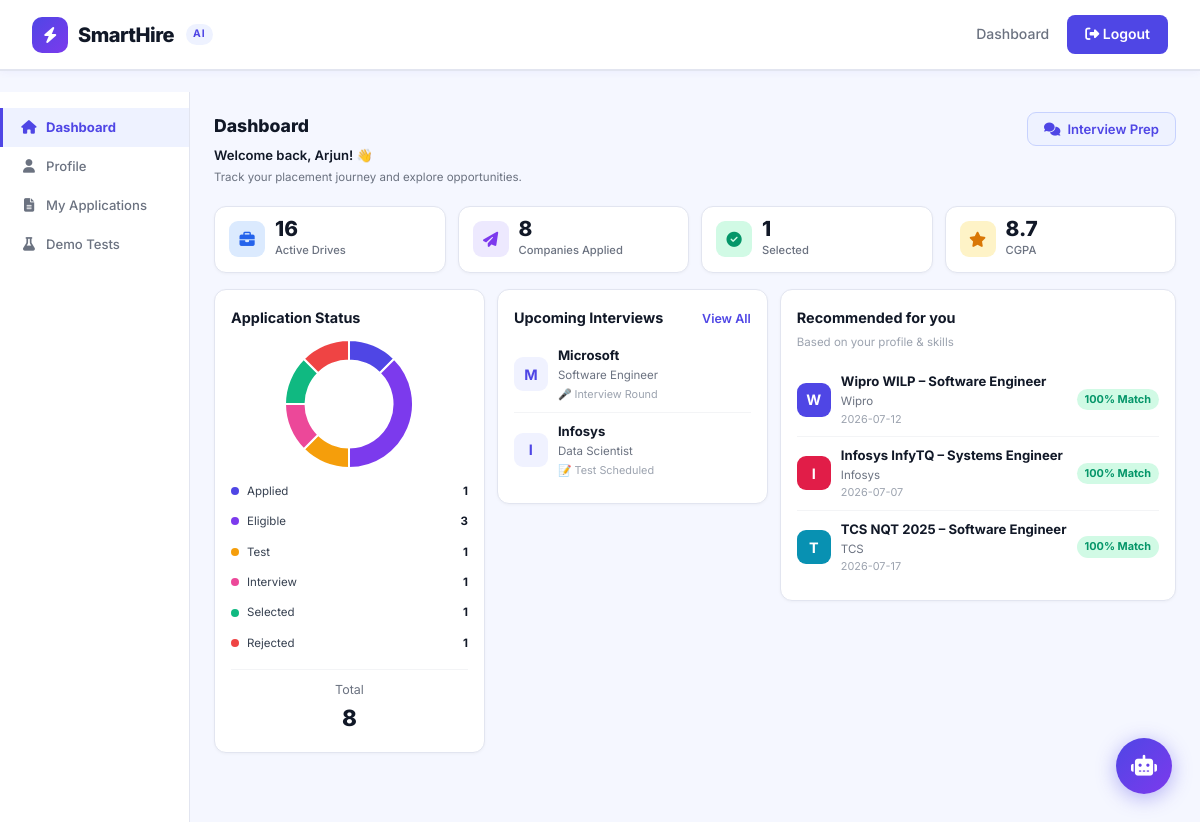
/student (signed in), run on the app's committed database.
### tables this page shows
CREATE TABLE students (
        id INTEGER PRIMARY KEY AUTOINCREMENT,
        name TEXT, email TEXT UNIQUE, pwd TEXT,
        phone TEXT, dob TEXT, branch TEXT, degree TEXT,
        year INTEGER, cgpa REAL DEFAULT 0,
        p12 REAL DEFAULT 0, p10 REAL DEFAULT 0,
        skills TEXT DEFAULT '', bio TEXT DEFAULT '',
        created TEXT DEFAULT CURRENT_TIMESTAMP
    , gender TEXT DEFAULT '', location TEXT DEFAULT '', photo TEXT DEFAULT '', resume TEXT DEFAULT '', resume_uploaded_on TEXT DEFAULT '');

CREATE TABLE applications (
        id INTEGER PRIMARY KEY AUTOINCREMENT,
        student_id INTEGER, drive_id INTEGER,
        status TEXT DEFAULT 'applied',
        ai_score REAL DEFAULT 0,
        applied_on TEXT DEFAULT CURRENT_TIMESTAMP,
        UNIQUE(student_id, drive_id)
    );

CREATE TABLE companies (
        id INTEGER PRIMARY KEY AUTOINCREMENT,
        name TEXT, email TEXT UNIQUE, pwd TEXT,
        phone TEXT, location TEXT, industry TEXT,
        website TEXT DEFAULT '', about TEXT DEFAULT '',
        created TEXT DEFAULT CURRENT_TIMESTAMP
    );

CREATE TABLE drives (
        id INTEGER PRIMARY KEY AUTOINCREMENT,
        company_id INTEGER, title TEXT, role TEXT,
        location TEXT, salary REAL, deadline TEXT,
        description TEXT DEFAULT '',
        req_cgpa REAL DEFAULT 0, req_degree TEXT DEFAULT '',
        req_skills TEXT DEFAULT '', req_year INTEGER DEFAULT 0,
        status TEXT DEFAULT 'active',
        created TEXT DEFAULT CURRENT_TIMESTAMP
    );

### app.py (the view)
@app.route("/student")
def student_dash():
    if session.get("role") != "student": return redirect(url_for("login"))
    db = get_db()
    student = db.execute("SELECT * FROM students WHERE id=?", (session["uid"],)).fetchone()
    drives_raw = db.execute("""
        SELECT d.*, c.name as company_name, c.industry,
               a.id as app_id, a.status as app_status, a.ai_score
        FROM drives d JOIN companies c ON d.company_id=c.id
        LEFT JOIN applications a ON a.drive_id=d.id AND a.student_id=?
        WHERE d.status='active' ORDER BY d.created DESC
    """, (session["uid"],)).fetchall()
    drives = []
    for d in drives_raw:
        row = dict(d)
        if row['app_id'] and row['ai_score']:
            row['computed_score'] = row['ai_score']
        else:
            row['computed_score'] = ai_match_score(student, d)
        drives.append(row)
    my_apps = db.execute("""
        SELECT a.*, d.title, d.role, d.salary, d.location as job_loc, c.name as company_name
        FROM applications a JOIN drives d ON a.drive_id=d.id
        JOIN companies c ON d.company_id=c.id
        WHERE a.student_id=? ORDER BY a.applied_on DESC
    """, (session["uid"],)).fetchall()
    unapplied   = [d for d in drives if not d["app_id"]]
    recommendations = []
    for d in unapplied:
        score = d["computed_score"]
        recommendations.append({"drive": d, "score": score})
    recommendations.sort(key=lambda x: x["score"], reverse=True)
    recommendations = recommendations[:3]
    recommendations = recommendations[:3]
    status_counts = {"applied": 0, "eligible": 0, "test": 0, "interview": 0, "selected": 0, "rejected": 0}
    for a in my_apps:
        s = a["status"]
        if s in status_counts:
            status_counts[s] += 1
    db.close()
    skills_list = [s.strip() for s in (student["skills"] or "").split(",") if s.strip()]
    return render_template("student_dash.html", student=student,
                           drives=drives, my_apps=my_apps, skills_list=skills_list,
                           recommendations=recommendations, status_counts=status_counts)

### templates/student_dash.html (shortened to what this page needs)
﻿{% extends "base.html" %}
{% block nav %}
  <a href="#" onclick="showSection('dashboard')" style="color:var(--muted);text-decoration:none;padding:7px 14px;border-radius:8px;font-size:0.875rem;font-weight:500;">Dashboard</a>
  <a href="/logout" class="btn-nav"><i class="fa-solid fa-right-from-bracket"></i> Logout</a>
{% endblock %}
{% block content %}
<div class="sd-shell">
  <nav class="sd-sidebar">
    <a class="nav-item active" id="nav-dashboard" onclick="showSection('dashboard')">
      <i class="fa-solid fa-house"></i> Dashboard
    </a>
    <a class="nav-item" id="nav-profile" onclick="showSection('profile')">
      <i class="fa-solid fa-user"></i> Profile
    </a>
    <a class="nav-item" id="nav-applications" onclick="showSection('applications')">
      <i class="fa-solid fa-file-lines"></i> My Applications
    </a>
    <a class="nav-item" id="nav-tests" onclick="showSection('tests')">
      <i class="fa-solid fa-flask"></i> Demo Tests
    </a>
  </nav>
  <div class="sd-main">
    <div class="sd-section active" id="section-dashboard">
      <div style="display:flex;align-items:flex-start;justify-content:space-between;margin-bottom:20px;">
        <div>
          <h1 style="font-size:1.1rem;font-weight:800;color:#111827;margin-bottom:4px;">Dashboard</h1>
          <p style="font-size:0.82rem;font-weight:600;color:#111827;margin-bottom:2px;">Welcome back, {{ student['name'].split()[0] }}! 👋</p>
          <p style="font-size:0.72rem;color:#6b7280;">Track your placement journey and explore opportunities.</p>
        </div>
        <button class="prep-btn" onclick="showSection('tests')">
          <i class="fa-solid fa-comments"></i> Interview Prep
        </button>
      </div>
      <div class="stats-row">
        <div class="s-card">
          <div class="s-icon" style="background:#dbeafe;color:#2563eb;"><i class="fa-solid fa-briefcase"></i></div>
          <div><div class="s-val">{{ drives|length }}</div><div class="s-lbl">Active Drives</div></div>
        </div>
        <div class="s-card">
          <div class="s-icon" style="background:#ede9fe;color:#7c3aed;"><i class="fa-solid fa-paper-plane"></i></div>
          <div><div class="s-val">{{ my_apps|length }}</div><div class="s-lbl">Companies Applied</div></div>
        </div>
        <div class="s-card">
          <div class="s-icon" style="background:#d1fae5;color:#059669;"><i class="fa-solid fa-circle-check"></i></div>
          <div><div class="s-val">{{ my_apps|selectattr('status','equalto','selected')|list|length }}</div><div class="s-lbl">Selected</div></div>
        </div>
        <div class="s-card">
          <div class="s-icon" style="background:#fef3c7;color:#d97706;"><i class="fa-solid fa-star"></i></div>
          <div><div class="s-val">{{ student['cgpa'] }}</div><div class="s-lbl">CGPA</div></div>
        </div>
      </div>
      <div class="dash-grid">
        <div class="panel">
          <div class="panel-title">Application Status</div>
          {% set total = status_counts.values()|sum %}
          {% if total > 0 %}
          <div style="display:flex;justify-content:center;margin:10px 0;">
            <div style="height:130px;position:relative;width:130px;">
              <canvas id="statusPie"></canvas>
            </div>
          </div>
          <div style="display:flex;flex-direction:column;gap:6px;margin-bottom:14px;">
            {% for label,color in [('applied','#4f46e5'),('eligible','#7c3aed'),('test','#f59e0b'),('interview','#ec4899'),('selected','#10b981'),('rejected','#ef4444')] %}
            {% if status_counts[label] > 0 %}
            <div class="legend-row">
              <div style="display:flex;align-items:center;gap:8px;">
                <span class="legend-dot" style="background:{{ color }};"></span>
                <span style="color:#374151;text-transform:capitalize;">{{ label|capitalize }}</span>
              </div>
              <span style="font-weight:700;color:#111827;">{{ status_counts[label] }}</span>
            </div>
            {% endif %}
            {% endfor %}
          </div>
          <div style="text-align:center;padding-top:10px;border-top:1px solid #f3f4f6;">
            <span style="font-size:0.78rem;color:#6b7280;">Total</span>
            <div style="font-size:1.4rem;font-weight:800;color:#111827;">{{ total }}</div>
          </div>
          {% else %}
          <div style="text-align:center;padding:40px 0;color:#9ca3af;">
            <i class="fa-solid fa-chart-pie" style="font-size:2rem;opacity:0.3;display:block;margin-bottom:10px;"></i>
            <p style="font-size:0.85rem;">Apply to drives to see your status chart.</p>
          </div>
          {% endif %}
        </div>
        <div class="panel">
          <div style="display:flex;align-items:center;justify-content:space-between;margin-bottom:4px;">
            <div class="panel-title">Upcoming Interviews</div>
            <a href="#" onclick="showSection('applications')" style="font-size:0.78rem;color:#4f46e5;font-weight:600;text-decoration:none;">View All</a>
          </div>
          {% set interview_apps = my_apps|selectattr('status','equalto','interview')|list + my_apps|selectattr('status','equalto','test')|list %}
          {% if interview_apps %}
          {% for a in interview_apps[:3] %}
          <div class="iv-item">
            <div class="iv-logo">{{ a['company_name'][0].upper() }}</div>
            <div>
              <div class="iv-name">{{ a['company_name'] }}</div>
              <div class="iv-role">{{ a['role'] }}</div>
              <div class="iv-date">
                {% if a['status'] == 'interview' %}🎤 Interview Round
                {% else %}📝 Test Scheduled{% endif %}
              </div>
            </div>
          </div>
          {% endfor %}
          {% endif %}
        </div>
        <div class="panel">
          <div class="panel-title">Recommended for you</div>
          <div class="panel-sub">Based on your profile &amp; skills</div>
          {% if recommendations %}
          {% set colors = ['#4f46e5','#e11d48','#0891b2','#059669','#d97706','#7c3aed'] %}
          {% for rec in recommendations %}
          {% set d = rec.drive %}
          {% set sc = rec.score %}
          <div class="rec-item">
            <div class="rec-logo" style="background:{{ colors[loop.index0 % colors|length] }};">
              {{ d['company_name'][0].upper() }}
            </div>
            <div style="flex:1;min-width:0;">
              <div class="rec-title" style="white-space:nowrap;overflow:hidden;text-overflow:ellipsis;">{{ d['title'] }}</div>
              <div class="rec-company">{{ d['company_name'] }}</div>
              <div class="rec-age">{{ d['deadline'] }}</div>
            </div>
            <span class="match-badge {% if sc>=70 %}match-high{% elif sc>=45 %}match-mid{% else %}match-low{% endif %}">
              {{ sc }}% Match
            </span>
          </div>
          {% endfor %}
          {% else %}
          <div style="text-align:center;padding:40px 0;color:#9ca3af;">
            <i class="fa-solid fa-wand-magic-sparkles" style="font-size:2rem;opacity:0.3;display:block;margin-bottom:10px;"></i>
            <p style="font-size:0.85rem;">No new recommendations right now.</p>
          </div>
          {% endif %}
        </div>
      </div>
    </div>
          {% set ns = namespace(cnt=0) %}
          {% for d in drives %}{% if not d['app_id'] %}{% set ns.cnt = ns.cnt + 1 %}{% endif %}{% endfor %}
        {% set iv_apps = my_apps|selectattr('status','equalto','interview')|list + my_apps|selectattr('status','equalto','test')|list %}
        {% set iv_apps = my_apps|selectattr('status','equalto','interview')|list + my_apps|selectattr('status','equalto','test')|list %}
        {% set offer_apps = my_apps|selectattr('status','equalto','selected')|list %}
          {% set logo_colors = ['#4285f4','#ea4335','#fbbc05','#34a853','#ff6900','#0078d4','#e31837','#1da462','#7c3aed','#0891b2'] %}
  </div>
</div>
<script>
{% set total = status_counts.values()|sum %}
{% if total > 0 %}
(function(){
  const ctx = document.getElementById('statusPie').getContext('2d');
  new Chart(ctx, {
    type: 'doughnut',
    data: {
      labels: ['Applied','Eligible','Test','Interview','Selected','Rejected'],
      datasets: [{
        data: [{{ status_counts['applied'] }},{{ status_counts['eligible'] }},{{ status_counts['test'] }},{{ status_counts['interview'] }},{{ status_counts['selected'] }},{{ status_counts['rejected'] }}],
        backgroundColor: ['#4f46e5','#7c3aed','#f59e0b','#ec4899','#10b981','#ef4444'],
        borderWidth: 2, borderColor: '#fff', hoverOffset: 6
      }]
    },
    options: {
      responsive: true,
      maintainAspectRatio: false,
      cutout: '68%',
      plugins: { legend: { display: false }, tooltip: { callbacks: { label: c => ` ${c.label}: ${c.parsed}` }}},
      animation: { animateRotate: true, duration: 800 }
    }
  });
})();
{% endif %}
</script>
{% endblock %}

### templates/base.html (shortened to what this page needs)
<!DOCTYPE html>
<html lang="en">
<head>
  <link rel="stylesheet" href="https://cdnjs.cloudflare.com/ajax/libs/font-awesome/6.4.0/css/all.min.css">
</head>
<body>
<nav class="navbar">
  <a class="nav-brand" href="/">
    <div class="brand-icon"><i class="fa-solid fa-bolt"></i></div>
    SmartHire<span class="ai-tag">AI</span>
  </a>
  <div class="nav-links">
    {% block nav %}{% endblock %}
  </div>
</nav>
<div class="page">
  {% block content %}{% endblock %}
</div>
{% if session.get('role') %}
<button id="chatbot-btn" onclick="toggleChat()" title="AI Assistant">
  <i class="fa-solid fa-robot"></i>
</button>
{% endif %}
</body>
</html>

### data on the page
students: name "Arjun", cgpa "8.7"
applications: name "M", company_name "Microsoft", role "Software Engineer", status "🎤 Interview Round"
applications: name "I", company_name "Infosys", role "Data Scientist", status "📝 Test Scheduled"
companies: name "W", company_name "Wipro"
drives: title "Wipro WILP – Software Engineer", deadline "2026-07-12"
companies: name "I", company_name "Infosys"
drives: title "Infosys InfyTQ – Systems Engineer", deadline "2026-07-07"
companies: name "T", company_name "TCS"
drives: title "TCS NQT 2025 – Software Engineer", deadline "2026-07-17"

### other printed values
{{ drives|length }} "16"
{{ my_apps|length }} "8"
{{ my_apps|selectattr('status','equalto','selected')|list|length }} "1"
{{ label|capitalize }} "Applied" "Eligible" "Test" "Interview" "Selected" "Rejected"
{{ status_counts[label] }} "1" "3" "1" "1" "1" "1"
{{ total }} "8"
{{ sc }} "100" "100" "100"
chart data {{ status_counts['applied'] }} 1
chart data {{ status_counts['eligible'] }} 3
chart data {{ status_counts['test'] }} 1
chart data {{ status_counts['interview'] }} 1
